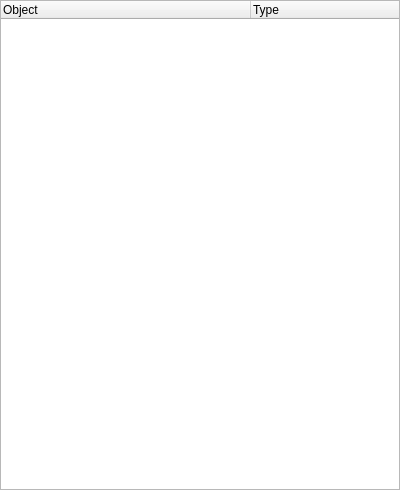
<?xml version="1.0" encoding="UTF-8"?>
<ui version="4.0">
 <class>tTableModelView</class>
 <widget class="QWidget" name="tTableModelView">
  <property name="geometry">
   <rect>
    <x>0</x>
    <y>0</y>
    <width>400</width>
    <height>490</height>
   </rect>
  </property>
  <property name="windowTitle">
   <string>Form</string>
  </property>
  <layout class="QVBoxLayout" name="verticalLayout">
   <property name="spacing">
    <number>3</number>
   </property>
   <property name="leftMargin">
    <number>0</number>
   </property>
   <property name="topMargin">
    <number>0</number>
   </property>
   <property name="rightMargin">
    <number>0</number>
   </property>
   <property name="bottomMargin">
    <number>0</number>
   </property>
   <item>
    <widget class="QTreeWidget" name="treeWidget">
     <property name="autoScroll">
      <bool>true</bool>
     </property>
     <property name="selectionMode">
      <enum>QAbstractItemView::NoSelection</enum>
     </property>
     <attribute name="headerDefaultSectionSize">
      <number>250</number>
     </attribute>
     <attribute name="headerStretchLastSection">
      <bool>true</bool>
     </attribute>
     <column>
      <property name="text">
       <string>Object</string>
      </property>
     </column>
     <column>
      <property name="text">
       <string>Type</string>
      </property>
     </column>
    </widget>
   </item>
  </layout>
 </widget>
 <resources/>
 <connections/>
</ui>
